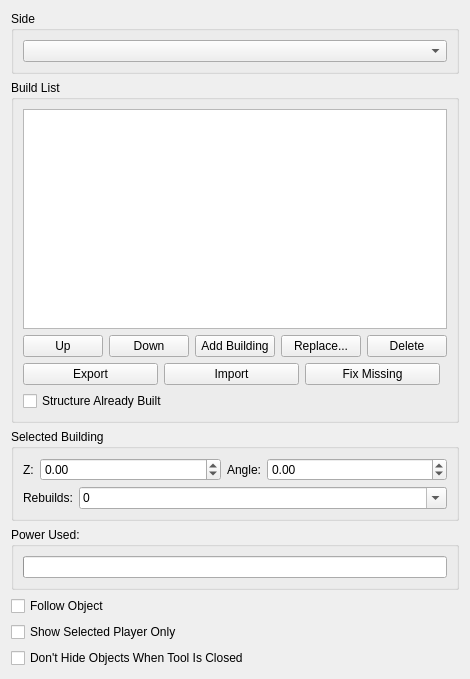
<?xml version="1.0" encoding="UTF-8"?>
<ui version="4.0">
 <class>WBQtBuildListPanel</class>
 <widget class="QWidget" name="WBQtBuildListPanel">
  <property name="geometry">
   <rect>
    <x>0</x>
    <y>0</y>
    <width>240</width>
    <height>460</height>
   </rect>
  </property>
  <property name="windowTitle">
   <string>Build List</string>
  </property>
  <layout class="QVBoxLayout" name="rootLayout" stretch="0,3,0,0,0">
   <item>
    <widget class="QGroupBox" name="sideBox">
     <property name="title">
      <string>Side</string>
     </property>
     <layout class="QVBoxLayout" name="sideLay">
      <item>
       <widget class="QComboBox" name="side"/>
      </item>
     </layout>
    </widget>
   </item>
   <item>
    <widget class="QGroupBox" name="listBox">
     <property name="title">
      <string>Build List</string>
     </property>
     <layout class="QVBoxLayout" name="listLay" stretch="1,0,0,0">
      <item>
       <widget class="QListWidget" name="buildList">
        <property name="sizePolicy">
         <sizepolicy hsizetype="Preferred" vsizetype="Expanding">
          <horstretch>0</horstretch>
          <verstretch>0</verstretch>
         </sizepolicy>
        </property>
        <property name="minimumSize">
         <size>
          <width>0</width>
          <height>220</height>
         </size>
        </property>
       </widget>
      </item>
      <item>
       <layout class="QHBoxLayout" name="btnRow">
        <item>
         <widget class="QPushButton" name="up">
          <property name="text">
           <string>Up</string>
          </property>
         </widget>
        </item>
        <item>
         <widget class="QPushButton" name="down">
          <property name="text">
           <string>Down</string>
          </property>
         </widget>
        </item>
        <item>
         <widget class="QPushButton" name="add">
          <property name="text">
           <string>Add Building</string>
          </property>
         </widget>
        </item>
        <item>
         <widget class="QPushButton" name="replaceBtn">
          <property name="text">
           <string>Replace...</string>
          </property>
          <property name="toolTip">
           <string>Swap the selected entry for a different building, keeping its position and settings. Other entries using the same building are left alone.</string>
          </property>
         </widget>
        </item>
        <item>
         <widget class="QPushButton" name="deleteBtn">
          <property name="text">
           <string>Delete</string>
          </property>
         </widget>
        </item>
       </layout>
      </item>
      <item>
       <layout class="QHBoxLayout" name="ioRow">
        <item>
         <widget class="QPushButton" name="exportBtn">
          <property name="text">
           <string>Export</string>
          </property>
         </widget>
        </item>
        <item>
         <widget class="QPushButton" name="importBtn">
          <property name="text">
           <string>Import</string>
          </property>
         </widget>
        </item>
        <item>
         <widget class="QPushButton" name="fixMissingBtn">
          <property name="text">
           <string>Fix Missing</string>
          </property>
          <property name="toolTip">
           <string>Replace every build list entry whose building no longer exists with its closest name match, keeping its position and settings.</string>
          </property>
         </widget>
        </item>
        <item>
         <spacer name="ioSpacer">
          <property name="orientation">
           <enum>Qt::Horizontal</enum>
          </property>
         </spacer>
        </item>
       </layout>
      </item>
      <item>
       <widget class="QCheckBox" name="alreadyBuilt">
        <property name="text">
         <string>Structure Already Built</string>
        </property>
       </widget>
      </item>
     </layout>
    </widget>
   </item>
   <item>
    <widget class="QGroupBox" name="attrBox">
     <property name="title">
      <string>Selected Building</string>
     </property>
     <layout class="QVBoxLayout" name="attrLay">
      <item>
       <layout class="QHBoxLayout" name="azRow" stretch="0,1,0,1">
        <item>
         <widget class="QLabel" name="zLabel">
          <property name="text">
           <string>Z:</string>
          </property>
         </widget>
        </item>
        <item>
         <widget class="QDoubleSpinBox" name="z">
          <property name="decimals">
           <number>2</number>
          </property>
          <property name="minimum">
           <double>-100000.000000000000000</double>
          </property>
          <property name="maximum">
           <double>100000.000000000000000</double>
          </property>
         </widget>
        </item>
        <item>
         <widget class="QLabel" name="angleLabel">
          <property name="text">
           <string>Angle:</string>
          </property>
         </widget>
        </item>
        <item>
         <widget class="QDoubleSpinBox" name="angle">
          <property name="decimals">
           <number>2</number>
          </property>
          <property name="minimum">
           <double>-360.000000000000000</double>
          </property>
          <property name="maximum">
           <double>360.000000000000000</double>
          </property>
         </widget>
        </item>
       </layout>
      </item>
      <item>
       <layout class="QHBoxLayout" name="rbRow" stretch="0,1">
        <item>
         <widget class="QLabel" name="rebuildsLabel">
          <property name="text">
           <string>Rebuilds:</string>
          </property>
         </widget>
        </item>
        <item>
         <widget class="QComboBox" name="rebuilds">
          <property name="editable">
           <bool>true</bool>
          </property>
          <item>
           <property name="text">
            <string>0</string>
           </property>
          </item>
          <item>
           <property name="text">
            <string>1</string>
           </property>
          </item>
          <item>
           <property name="text">
            <string>2</string>
           </property>
          </item>
          <item>
           <property name="text">
            <string>3</string>
           </property>
          </item>
          <item>
           <property name="text">
            <string>4</string>
           </property>
          </item>
          <item>
           <property name="text">
            <string>5</string>
           </property>
          </item>
          <item>
           <property name="text">
            <string>Unlimited</string>
           </property>
          </item>
         </widget>
        </item>
       </layout>
      </item>
     </layout>
    </widget>
   </item>
   <item>
    <widget class="QGroupBox" name="powerBox">
     <property name="title">
      <string>Power Used:</string>
     </property>
     <layout class="QVBoxLayout" name="powerLay">
      <item>
       <widget class="QProgressBar" name="power">
        <property name="minimum">
         <number>0</number>
        </property>
        <property name="maximum">
         <number>100</number>
        </property>
        <property name="textVisible">
         <bool>false</bool>
        </property>
       </widget>
      </item>
     </layout>
    </widget>
   </item>
   <item>
    <widget class="QCheckBox" name="followObject">
     <property name="text">
      <string>Follow Object</string>
     </property>
     <property name="toolTip">
      <string>Move the view to a building when you select it in the list.</string>
     </property>
    </widget>
   </item>
   <item>
    <widget class="QCheckBox" name="sideOnly">
     <property name="text">
      <string>Show Selected Player Only</string>
     </property>
     <property name="toolTip">
      <string>Draw only the selected player's buildings in the view while this tool is open.</string>
     </property>
    </widget>
   </item>
   <item>
    <widget class="QCheckBox" name="forcedShow">
     <property name="text">
      <string>Don't Hide Objects When Tool Is Closed</string>
     </property>
    </widget>
   </item>
  </layout>
 </widget>
 <resources/>
 <connections/>
</ui>
